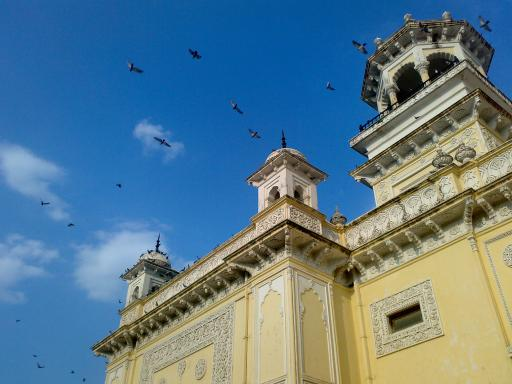
#> input picture images/home.jpg, 512 x 384 px
$ python '48.2.3 颜色量化.py'
#> lines starting #> are read from the running program, lines starting #| are printed output that depends on the picture
# coding=utf-8
"""
颜色量化就是减少图片中颜色数目的一个过程。
为什么要减少图片中的颜色呢？减少内存消耗！
有些设备的资源有限，只能显示很少的颜色。在这种情况下就需要进行颜色量化。
我们使用 K 值聚类的方法来进行颜色量化。

现在有 3 个特征： R， G， B。
所以我们需要把图片数据变形成 Mx3（M 是图片中像素点的数目）的向量。
聚类完成后，我们用聚类中心值替换与其同组的像素值，这样结果图片就只含有指定数目的颜色了。

"""

import numpy as np
import cv2
from matplotlib import pyplot as plt
import sys

img = cv2.imread('../images/home.jpg')
#> img is the input picture: shape (384, 512, 3); mean B, G, R 141.2, 123.9, 91.6
Z = img.reshape((-1, 3))

# convert to np.float32
Z = np.float32(Z)

# define criteria, number of clusters(K) and apply kmeans()
criteria = (cv2.TERM_CRITERIA_EPS + cv2.TERM_CRITERIA_MAX_ITER, 10, 1.0)
K = 8
ret, label, center = cv2.kmeans(Z, K, None, criteria, 10, cv2.KMEANS_RANDOM_CENTERS)
#> ret = 99010773.5; center = [[164.4, 94.65, 18.56], [100.1, 138, 148.8], [62.71, 89.06, 96.08], [130.9, 181, 194.3], [180.8, 120.6, 56.61], [197.8, 158.3, 119.6], [26.36, 40.65, 43.61], [170.4, 198.3, 205]]

# Now convert back into uint8, and make original image
center = np.uint8(center)
#> center = [[164, 94, 18], [100, 138, 148], [62, 89, 96], [130, 180, 194], [180, 120, 56], [197, 158, 119], [26, 40, 43], [170, 198, 204]]
res = center[label.flatten()]
res2 = res.reshape((img.shape))
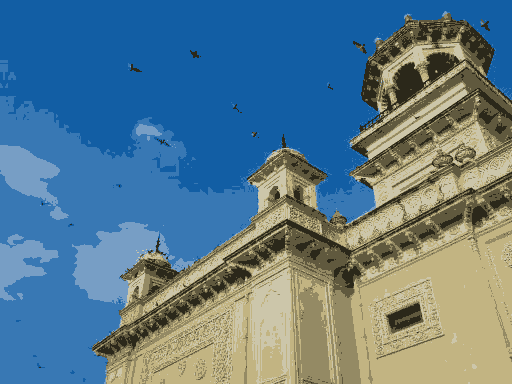
#> res2: shape (384, 512, 3); mean B, G, R 140.7, 123.3, 91.1


# cv2.imshow('res2', res2)
# cv2.waitKey(0)
# cv2.destroyAllWindows()


plt.subplot(221)
plt.imshow(img)
plt.title('img')
print('img:', sys.getsizeof(img), 'bytes')
#| img: 589968 bytes

plt.subplot(222)
plt.imshow(res2)
plt.title('res2,k=%d' % K)
print('res2:', sys.getsizeof(res2), 'bytes')
#| res2: 144 bytes

plt.show()
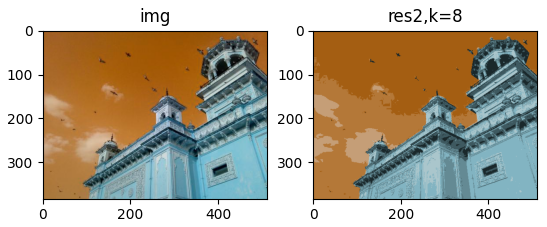
#> figure drawn by matplotlib, 2 panels; B, G, R data is drawn as R, G, B

$ run again, with images/aero1.jpg copied over images/home.jpg
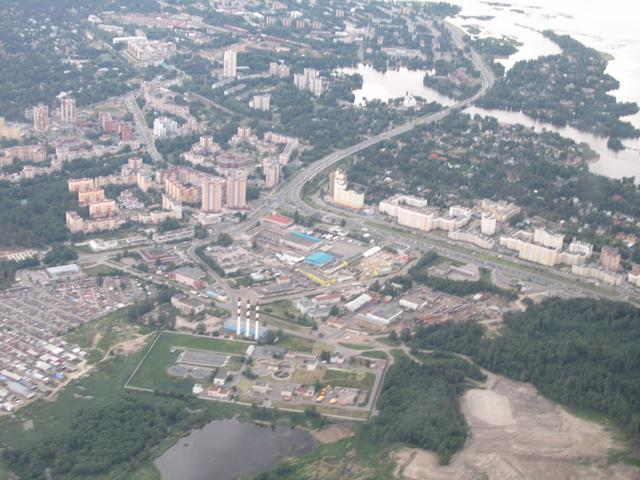
#> input picture images/aero1.jpg, 640 x 480 px
#> img is the input picture: shape (480, 640, 3); mean B, G, R 153.6, 150.4, 147.6
#> `ret, label, center = cv2.kmeans(Z, K, None, criteria, 10, cv2.KMEANS_R..`: ret = 75622890.4; center = [[245.1, 245.1, 247.6], [189.1, 185.3, 190.7], [141.8, 137.3, 133.3], [210.8, 209.3, 217.2], [167.8, 165.8, 171.8], [159.6, 151.2, 146.2], [124.6, 121.2, 111.7], [97.81, 98.33, 86.09]]
#> `center = np.uint8(center)`: center = [[245, 245, 247], [189, 185, 190], [141, 137, 133], [210, 209, 217], [167, 165, 171], [159, 151, 146], [124, 121, 111], [97, 98, 86]]
#| img: 921744 bytes
#| res2: 144 bytes
#> `plt.show()`:
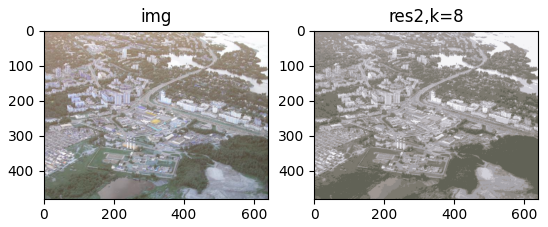
#> figure drawn by matplotlib, 2 panels; B, G, R data is drawn as R, G, B

$ run again, with images/aero3.jpg copied over images/home.jpg
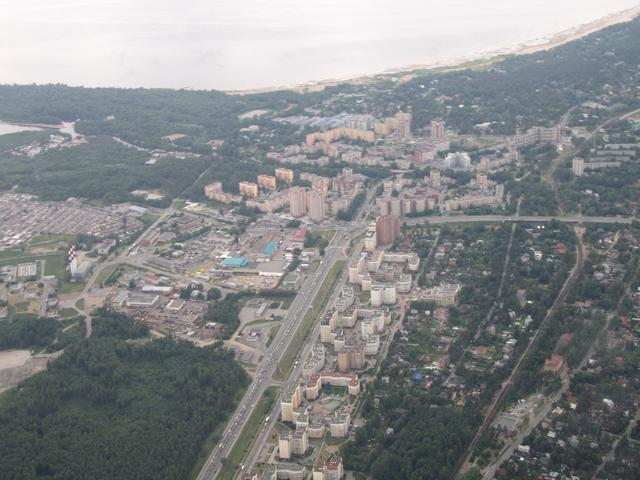
#> input picture images/aero3.jpg, 640 x 480 px
#> img is the input picture: shape (480, 640, 3); mean B, G, R 138, 136.7, 134.2
#> `ret, label, center = cv2.kmeans(Z, K, None, criteria, 10, cv2.KMEANS_R..`: ret = 61583573.3; center = [[137.3, 133.1, 128.2], [156.3, 155.6, 159.2], [90.58, 90.48, 83.12], [75.72, 75.35, 67.29], [113.7, 112, 107.3], [181.9, 183.3, 190.8], [62.38, 61.71, 54.04], [238.4, 237.9, 240.9]]
#> `center = np.uint8(center)`: center = [[137, 133, 128], [156, 155, 159], [90, 90, 83], [75, 75, 67], [113, 112, 107], [181, 183, 190], [62, 61, 54], [238, 237, 240]]
#| img: 921744 bytes
#| res2: 144 bytes
#> `plt.show()`:
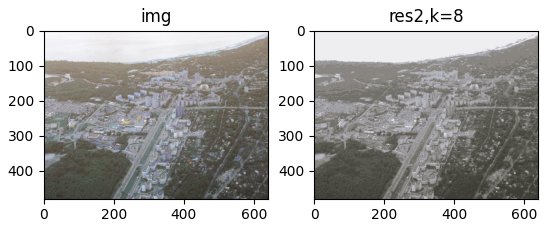
#> figure drawn by matplotlib, 2 panels; B, G, R data is drawn as R, G, B
